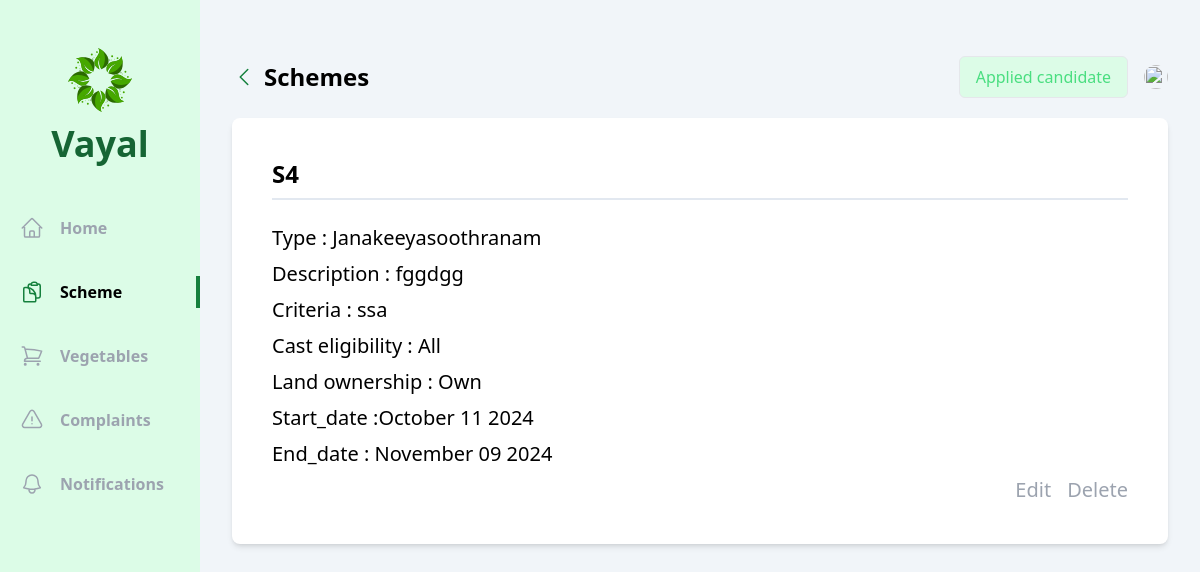
The page /officer/schemes/5/ on the database its author committed.
### officer/models.py (models this page shows, shortened)
class Scheme(models.Model):
    officer=models.ForeignKey(Agricultural_officer, on_delete=models.CASCADE)
    name=models.CharField(max_length=250)
    type=models.CharField(max_length=50,choices=schem_type)
    description=models.CharField(max_length=250)
    criteria=models.CharField(max_length=250)
    cast_eligibility = models.CharField(max_length=50,choices=scheme_cast,default='All')
    land_ownership=models.CharField(max_length=20, choices=land,default='All')
    posted_date=models.DateTimeField(auto_now_add=True)
    start_date=models.DateField()
    end_date=models.DateField()

### officer/views/schemes.py (the view)
# urls.py: path('schemes/<int:id>/',schemes.details,name='details_schemes'),
def details(request,id):
    scheme=Scheme.objects.get(id=id)
    return render(request,'officer/schemes/details.html',{'scheme':scheme})

### officer/templates/officer/schemes/details.html (shortened to what this page needs)
{% extends 'base.html' %}
{% block content %}
<div class="flex  bg-slate-100">
  <div class="w-2/12 bg-green-100 flex flex-col items-center pb-10">
      <div class="my-12 flex flex-col gap-3 justify-center items-center">
          <h1 class="text-4xl font-bold text-green-800 ">Vayal</h1>
      </div>
      <ul class="flex flex-col gap-8 w-full font-bold text-gray-400">
        <li class="w-full flex items-center px-5 py-1 gap-4 group hover:text-gray-500 cursor-pointer hover:border-green-700 hover:border-r-4">
          <a href="{% url 'officer:home' %}">Home</a>
      </li>
            <li class="w-full flex items-center px-5 py-1 gap-4 border-r-4 text-black border-green-700">
              <a href="{% url 'officer:schemes' %}">Scheme</a>
          </li>
          <li class="w-full flex items-center px-5 py-1 gap-4 group hover:text-gray-500 cursor-pointer hover:border-green-700 hover:border-r-4">
            <a href="{% url 'officer:vegetables' %}">Vegetables</a>
        </li>
        <li class="w-full flex items-center px-5 py-1 gap-4 group hover:text-gray-500 cursor-pointer hover:border-green-700 hover:border-r-4">
            <a href="{% url 'officer:complaints' %}">Complaints</a>
        </li>
        <li class="w-full flex items-center px-5 py-1 gap-4 group hover:text-gray-500 cursor-pointer hover:border-green-700 hover:border-r-4">
            <a href="{% url 'officer:notifications' %}">Notifications</a>
        </li>
      </ul>
    </div>
    <div class="w-10/12 h-screen overflow-y-auto px-8 py-14">
        <div class="flex justify-between mb-5">
            <div class="flex items-center gap-2">
                <a class="text-green-700" href="{% url 'officer:schemes' %}">
                    <svg xmlns="http://www.w3.org/2000/svg" fill="none" viewBox="0 0 24 24" stroke-width="1.5" stroke="currentColor" class="w-6 h-6">
                        <path stroke-linecap="round" stroke-linejoin="round" d="M15.75 19.5L8.25 12l7.5-7.5" />
                    </svg>
                </a>
                <h1 class="text-2xl font-bold">Schemes</h1>
            </div>
            <div class="flex items-center gap-4">
                <span class="px-4 py-2 flex gap-1 bg-green-100 text-green-400 border cursor-pointer bborder-green-300font-bold rounded-md">
                    <span><a href="{% url 'officer:applied_users' scheme.id %}">Applied candidate</a></span>
                </span>
                <div class="relative">
                    <img id="profile" src="/uploads/{{vayal_user.photo}}" class="h-6 w-6 rounded-full cursor-pointer" alt="">
                </div>
                </div>
            </div>
    <div class="max-h-xl mx-auto   p-6 bg-white rounded-lg shadow-md ">
        <div class="flex flex-col text-xl bg-white p-4 rounded-md gap-2">
            <span class="text-2xl font-bold mb-4 pb-2 border-b-2 border-slate-200">{{scheme.name }}</span>
            <span> Type : {{scheme.type}}</span>
            <span> Description : {{scheme.description}}</span>
            <span> Criteria : {{scheme.criteria}} </span>
            <span> Cast eligibility : {{scheme.cast_eligibility}} </span>
            <span> Land ownership : {{scheme.land_ownership}} </span>
            <span> Start_date :{{scheme.start_date  | date:"F d Y" }}</span>
            <span>End_date : {{scheme.end_date  | date:"F d Y" }}</span>
            <div class="flex justify-end ">
                <a href ="{% url 'officer:update_schemes' scheme.id %}" class="text-xl text-gray-400 mr-4 ">Edit</a>
                <a href ="{% url 'officer:delete_schemes' scheme.id %}" class="text-xl text-gray-400 ">Delete</a>
            </div>
        </div>
    </div>
  </div>
{% endblock content %}

### rows shown on the page
Scheme: name "S4", type "Janakeeyasoothranam", description "fggdgg", criteria "ssa", cast_eligibility "All", land_ownership "Own", start_date "October 11 2024", end_date "November 09 2024"
